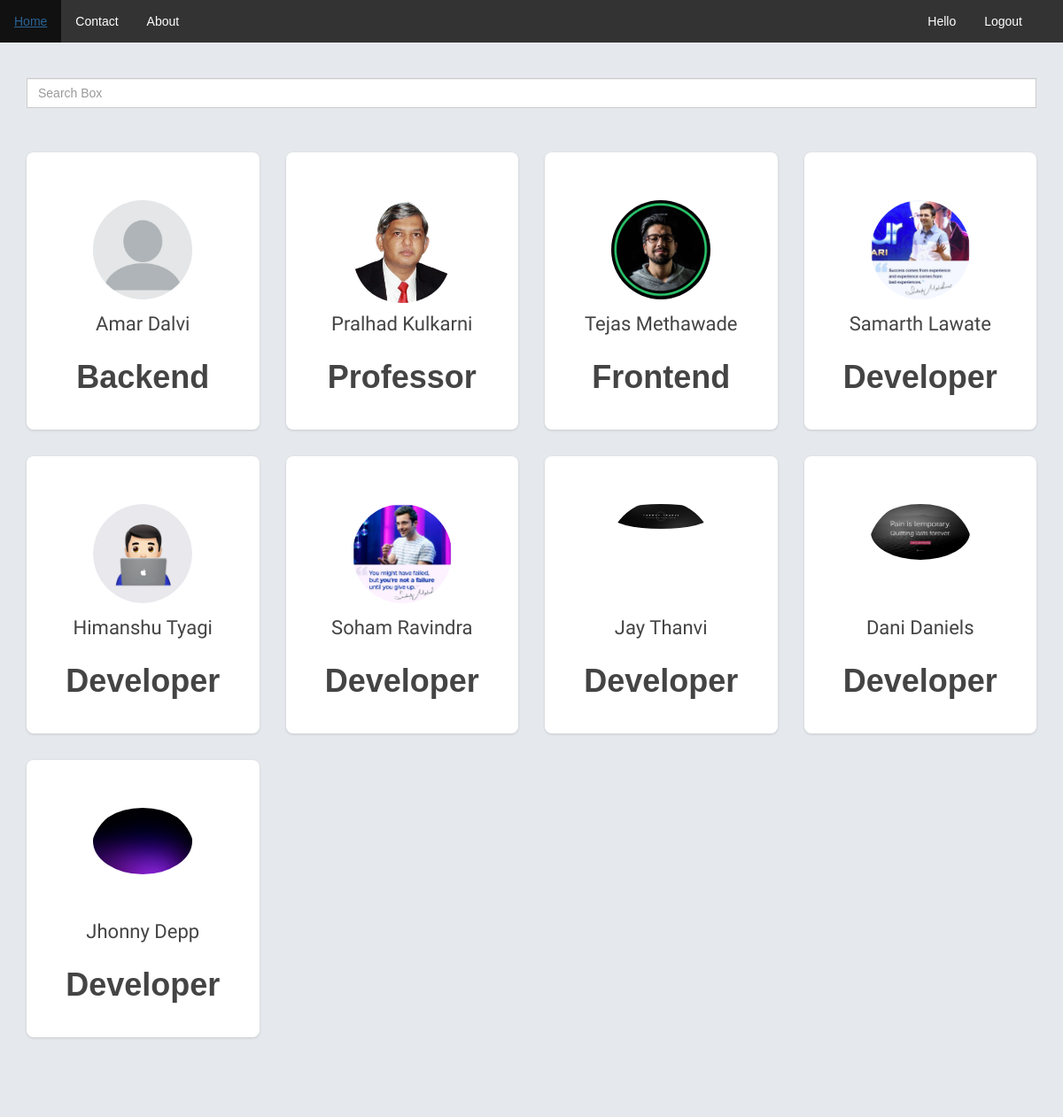
The app's page /panel/ (signed in) with its own data.
### panel/models.py (models this page shows, shortened)
class Profile(models.Model):
    user = models.OneToOneField(User,on_delete=models.CASCADE,primary_key=True)
    Profile_photo = models.ImageField(upload_to="images/",null=True,blank=True)
    Gender = models.CharField(max_length=10,default="male")
    Domain = models.CharField(max_length=200,default="Developer")
    Clg_Org = models.CharField(max_length=200,null=True,blank=True)
    Year = models.IntegerField(null=True,blank=True)
    Branch_Dept = models.CharField(max_length=100)
    Working_status = models.BooleanField(default=True)
    Skills = models.JSONField(null=True,blank=True)
    Achivements = models.JSONField(null=True,blank=True)
    Projects = models.ManyToManyField(Project) # null or blank field will not affect many to many field
    Email = models.EmailField()
    Linkedin = models.URLField()
    Mobile = models.CharField(max_length=20)

### panel/views.py (the view)
# urls.py: path('',panelviews.dashboard,name="dashboard"),
def dashboard(request):
    if request.user.is_authenticated:
        objs = Profile.objects.exclude(user=request.user)
        return render(request,"panel.html",{'len':objs})
    else:
        return redirect(home)

### templates/panel.html (shortened to what this page needs)
{% load static %}
<!DOCTYPE html>
<html>
<head>
    <link href="{% static 'css/bootstrap.css' %}" rel='stylesheet' />
    <link href="{% static 'css/rotating-card.css' %}" rel='stylesheet' />
</head>
<nav>
    <!DOCTYPE html>
<html>
<head>
</head>
<body>
<ul>
  <li><a class="active" href="{% url 'home' %}">Home</a></li>
  <li><a href="#contact">Contact</a></li>
  <li><a href="#about">About</a></li>
  <li style="float: right;margin-right: 3rem;"><a href="{% url 'logout' %}">Logout</a></li>
  <li style="float: right;"><a href="{% url 'Profile' %}">Hello {{ request.user.first_name }}</a></li>
</ul>
</body>
</html>
</nav>
<br><br>
<div class="input-group container">
    <input type="text" class="form-control" id="myinput" placeholder="Search Box" style="display: inline;">
  </div>
<br><br>
<div class="container" style="margin-top: 10px;">
  <div class="row" id="row">
        {% for i in len %}
         <div class="col-md-3 col-sm-6">
             <div class="card-container">
                <div class="card">
                    <div class="front">
                        <div class="cover">
                        </div>
                        <div class="user">
                            <img class="img-circle" src="{{i.Profile_photo.url}}"/>
                        </div>
                        <div class="content">
                            <div class="main">
                                <h3 class="name">{{i.user.first_name}} {{i.user.last_name}}</h3>
                               <h1> <p class="text-center"> {{i.Domain}} </p></h1>
                            </div>
                        </div>
                    </div>
                    <div class="back">
                         <h1><div class="text-center" style="  text-shadow: 1px -1px 0px #269595d1 ;">Skills</div></h1>
                         <p class="text-center">{% for i,v in i.Skills.items %} {{i}} {% endfor %}... </p>
                        <div class="content">
                            <div class="main">
                                <h2 class="text-center" style="  text-shadow: 1px -1px 0px #269595d1 ;">Projects</h2>
                                <p class="text-center">Working on it ...</p>
                                <div class="stats-container">
                                     <a href="{% url 'Profile' %}?query={{i.user.username}}">
                                    <center><div class="ops"><button class="button button1">Visit Profile</button></div></center>
                                    </a>
                                </div>
                            </div>
                        </div>
                        <div class="footer">
                            <div class="social-links text-center">
                            </div>
                        </div>
                    </div>
                </div>
            </div>
        </div>
        {% endfor %}
</body>
</html>

### static/css/rotating-card.css (style rules this page uses)
body { margin-top: 60px; font-size: 14px; font-family: "Helvetica Nueue",Arial,Verdana,sans-serif; background-color: #E5E9ED; }
.card-container { -webkit-perspective: 800px; -moz-perspective: 800px; -o-perspective: 800px; perspective: 800px; margin-bottom: 30px; }
.card { -webkit-transition: -webkit-transform .5s; -moz-transition: -moz-transform .5s; -o-transition: -o-transform .5s; transition: transform .5s; -webkit-transform-style: preserve-3d; -moz-transform-style: preserve-3d; -o-transform-style: preserve-3d; transform-style: preserve-3d; position: relative; }
.front, .back { -webkit-backface-visibility: hidden; -moz-backface-visibility: hidden; -o-backface-visibility: hidden; backface-visibility: hidden; position: absolute; top: 0; left: 0; background-color: #FFF; box-shadow: 0 1px 3px 0 rgba(0, 0, 0, 0.14); }
.front { z-index: 2; }
.back { -webkit-transform: rotateY( 180deg ); -moz-transform: rotateY( 180deg ); -o-transform: rotateY( 180deg ); transform: rotateY( 180deg ); z-index: 3; }
.card { background: none repeat scroll 0 0 #FFFFFF; border-radius: 4px; color: #444444; border: #2C93FF 1px; }
.card-container, .front, .back { width: 100%; height: 313px; border-radius: 8px; }
.card .cover { height: 105px; overflow: hidden; border-radius: 4px 4px 0 0; }
.card .user { border-radius: 50%; display: block; height: 120px; margin: -55px auto 0; overflow: hidden; width: 120px; }
.card .user img { background: none repeat scroll 0 0 #FFFFFF; border: 4px solid #FFFFFF; width: 100%; }
.card .content { background-color: rgba(0, 0, 0, 0); box-shadow: none; padding: 10px -8px 20px; }
.card .content .main { min-height: 160px; }
.card .back .content .main { height: 215px; }
.card .name { font-size: 22px; line-height: 28px; margin: 10px 0 0; text-align: center; text-transform: capitalize; }
.card .footer { border-top: 1px solid #EEEEEE; color: #999999; margin: 30px 0 0; padding: 10px 0 0; text-align: center; }
.card .footer .social-links { font-size: 18px; }
.card .stats-container { width: 100%; margin-top: 27px; }

### templates/panel.html (style rules this page uses)
body { margin-top: 0px; }
.button1 { padding-left: 60px; padding-right: 60px; background-color: rgb(0, 166, 255); border-radius: 20px; color: rgb(0, 0, 0); font-size: large; box-shadow: 1px 2px 1px black; }
.card { border: black; }
.col-md-3 { border: black; }
ul { list-style-type: none; margin: 0; padding: 0; overflow: hidden; background-color: #333; }
li { float: left; }
li a { display: block; color: white; text-align: center; padding: 14px 16px; text-decoration: none; }

### records on screen
Profile: Profile_photo (picture), user.first_name "Amar", user.last_name "Dalvi", Domain "Backend"
Profile: Profile_photo (picture), user.first_name "Pralhad", user.last_name "Kulkarni", Domain "Professor"
Profile: Profile_photo (picture), user.first_name "Tejas", user.last_name "Methawade", Domain "Frontend"
Profile: Profile_photo (picture), user.first_name "Samarth", user.last_name "Lawate", Domain "Developer"
Profile: Profile_photo (picture), user.first_name "Himanshu", user.last_name "Tyagi", Domain "Developer"
Profile: Profile_photo (picture), user.first_name "Soham", user.last_name "Ravindra", Domain "Developer"
Profile: Profile_photo (picture), user.first_name "Jay", user.last_name "Thanvi", Domain "Developer"
Profile: Profile_photo (picture), user.first_name "Dani", user.last_name "Daniels", Domain "Developer"
Profile: Profile_photo (picture), user.first_name "Jhonny", user.last_name "Depp", Domain "Developer"
